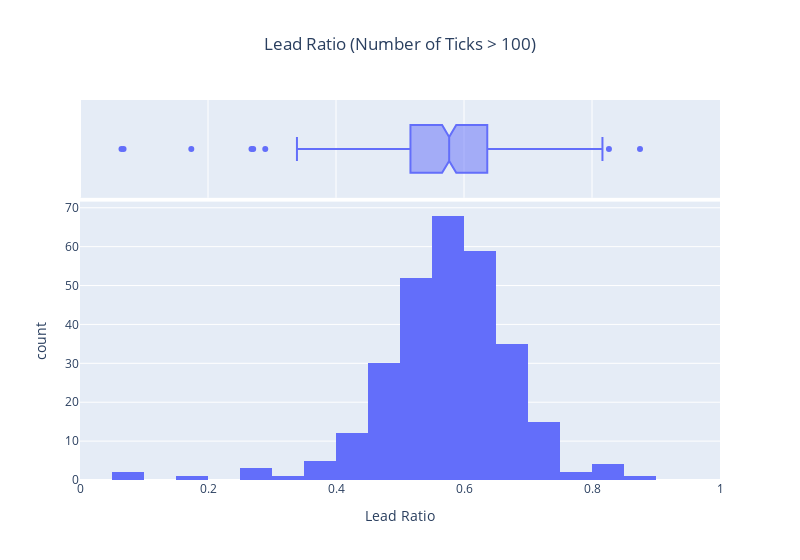

Notebook code cell kept with this figure:
### Code cell
df['Lead Ratio'].fillna(0, inplace=True)
dfs = df[(df['Num Ticks']>=100)]

col=dfs['Lead Ratio']

fig1 = px.histogram(col, marginal='box', width=800, title="Lead Ratio (Number of Ticks > 100)")
fig1.update_layout(showlegend=False, title_x=0.5)
fig1.update_xaxes(title="Lead Ratio", row=1,col=1, range=[0,1])

### Figure 1 — Plotly figure (JSON) as saved in the notebook; plotly's stock layout.template omitted (floating-point values rounded to 4 significant figures; data arrays with more than 128 entries replaced by an {"elided": "..."} marker saying what was removed)
{"data": [{"alignmentgroup": "True", "bingroup": "x", "hovertemplate": "variable=Lead Ratio<br>value=%{x}<br>count=%{y}<extra></extra>", "legendgroup": "Lead Ratio", "marker": {"color": "#636efa", "pattern": {"shape": ""}}, "name": "Lead Ratio", "offsetgroup": "Lead Ratio", "orientation": "v", "showlegend": true, "type": "histogram", "x": {"elided": "290 float values"}, "xaxis": "x", "yaxis": "y"}, {"alignmentgroup": "True", "hovertemplate": "variable=Lead Ratio<br>value=%{x}<extra></extra>", "legendgroup": "Lead Ratio", "marker": {"color": "#636efa"}, "name": "Lead Ratio", "notched": true, "offsetgroup": "Lead Ratio", "showlegend": false, "type": "box", "x": {"elided": "290 float values"}, "xaxis": "x2", "yaxis": "y2"}], "layout": {"barmode": "relative", "legend": {"title": {"text": "variable"}, "tracegroupgap": 0}, "showlegend": false, "title": {"text": "Lead Ratio (Number of Ticks > 100)", "x": 0.5}, "width": 800, "xaxis": {"anchor": "y", "domain": [0, 1], "range": [0, 1], "title": {"text": "Lead Ratio"}}, "xaxis2": {"anchor": "y2", "domain": [0, 1], "matches": "x", "showgrid": true, "showticklabels": false}, "yaxis": {"anchor": "x", "domain": [0, 0.7326], "title": {"text": "count"}}, "yaxis2": {"anchor": "x2", "domain": [0.7426, 1], "matches": "y2", "showgrid": false, "showline": false, "showticklabels": false, "ticks": ""}}}
